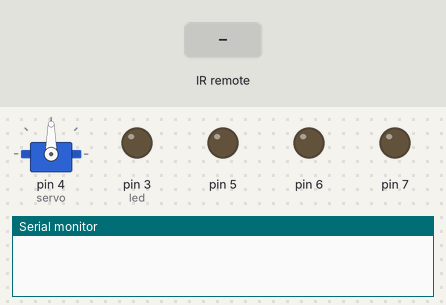
This sketch was run on a simulated Arduino Uno, built with avr-gcc and run on an emulated ATmega328P. Shown: servo, output pins drawn as LEDs (lit = HIGH), the last lines printed to the serial monitor. The inputs (shaded band) are chosen by the test bench.

Above: at 1.2 s.
1.3 s: infrared code 0x6 received
3.3 s: infrared code 0x10 received
At 4.4 s:
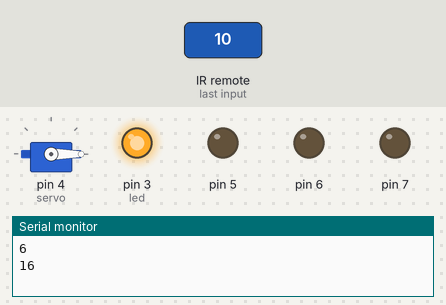
4.8 s: infrared code 0x11 received
At 5.6 s:
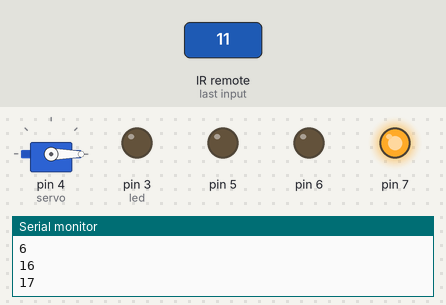
6.3 s: infrared code 0x12 received
At 6.7 s:
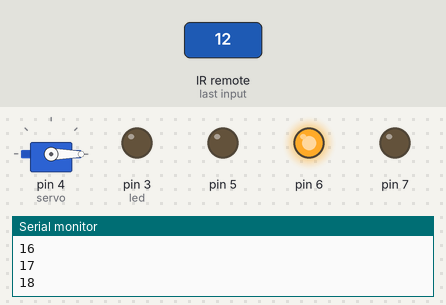
7.8 s: infrared code 0x14 received
At 9.0 s:
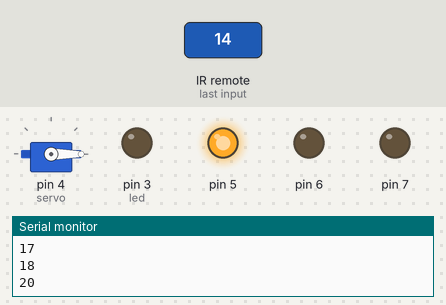
9.3 s: infrared code 0x4 received
At 10.3 s:
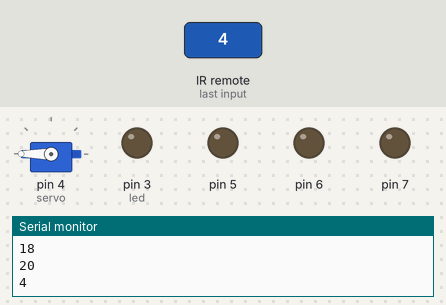
Timing chart, 0 to 11.8 s (numbered marks = the images above; inputs shaded):
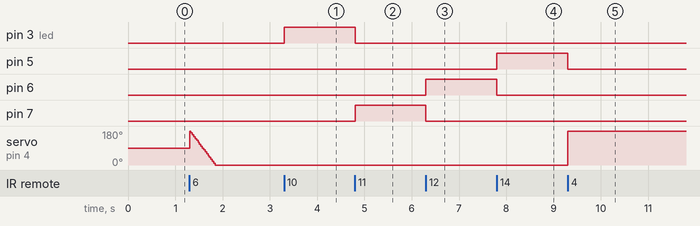

Measured:
- after the input at 3.3 s, pin 3 (led): LOW → HIGH at once
- after the input at 4.8 s, pin 3 (led): HIGH → LOW at once; pin 7: LOW → HIGH at once
- after the input at 6.3 s, pin 6: LOW → HIGH at once; pin 7: HIGH → LOW at once
- after the input at 7.8 s, pin 5: LOW → HIGH at once; pin 6: HIGH → LOW at once
- after the input at 9.3 s, pin 5: HIGH → LOW at once; servo on pin 4 (servo): 0° → 180° at once

The sketch:

sketch_dec29b.ino
```cpp
#include <Servo.h>
#include <IRremote.hpp>

int led = 3;
Servo servo;

void setup() {
  Serial.begin(9600);
  IrReceiver.begin(2);

  pinMode(led, OUTPUT);
  pinMode(5, OUTPUT);
  pinMode(6, OUTPUT);
  pinMode(7, OUTPUT);

  servo.attach(4);
}

void loop() {
  if (IrReceiver.decode()) {
    uint16_t command = IrReceiver.decodedIRData.command;
    Serial.println(command);
    IrReceiver.resume();

    if (command == 16) {
      digitalWrite(led, HIGH);
    } else {
      digitalWrite(led, LOW);
    }

    if (command == 4) {
      for (int pos = 0; pos <= 180; pos += 5) {
        servo.write(pos);

      }
    }

    if (command == 6) {
      for (int pow = 180; pow >= 0; pow -= 5) {
        servo.write(pow);
        delay(15);
      }
    }

    if (command == 17) {
      digitalWrite(7, HIGH);
    } else {
      digitalWrite(7, LOW);
    }

    if (command == 18) {
      digitalWrite(6, HIGH);
    } else {
      digitalWrite(6, LOW);
    }

    if (command == 20) {
      digitalWrite(5, HIGH);
    } else {
      digitalWrite(5, LOW);
    }
  }
}
```
